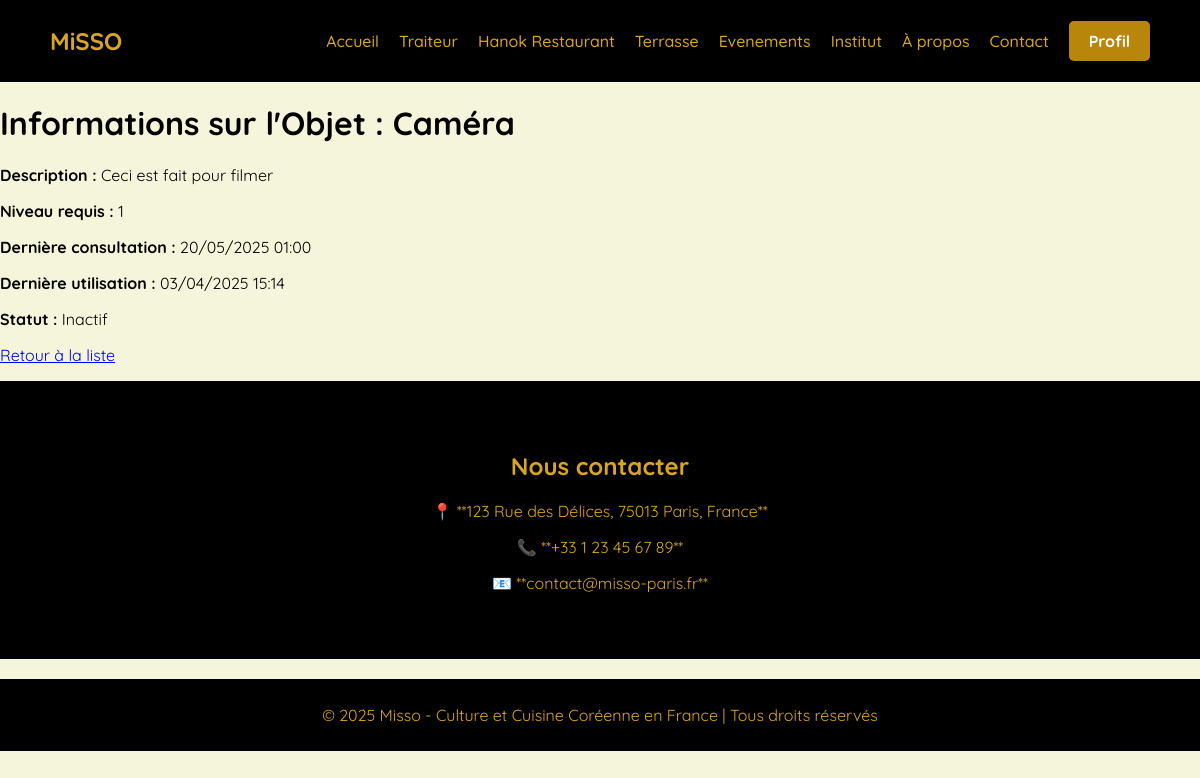
/objets_connectes/info/1/ (signed in), run on an earlier commit of the app's database.
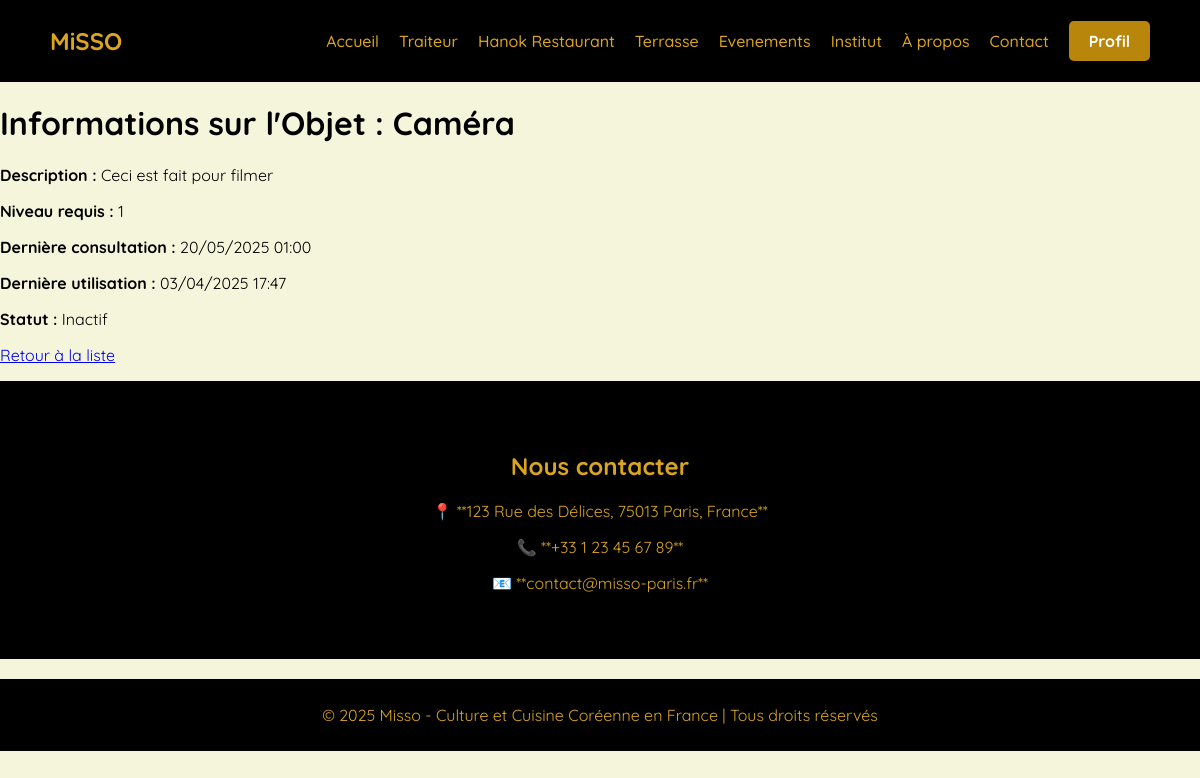
And on a later commit of the database.
### objets_connectes/models.py (models this page shows, shortened)
class ObjetConnecte(models.Model):
    id = models.AutoField(primary_key=True)
    nom = models.CharField(max_length=100)  # Nom de l'objet
    description = models.TextField(blank=True, null=True)  # Description de l'objet
    niveau_requis = models.PositiveIntegerField(default=1)  # Niveau requis pour modifier l'objet
    actif = models.BooleanField(default=False)  # Statut actif/inactif
    derniere_consultation = models.DateTimeField(blank=True, null=True)  # Dernière consultation
    derniere_utilisation = models.DateTimeField(blank=True, null=True)  # Dernière utilisation
    def consulter(self):
        self.derniere_consultation = now()
        self.save()

### objets_connectes/views.py (the view)
# urls.py: path("info/<int:objet_id>/", info_objet, name="info_objet"),  # Nouvelle route pour "Info"
@login_required
def info_objet(request, objet_id):
    objet = get_object_or_404(ObjetConnecte, id=objet_id)
    objet.consulter()  # Met à jour la date de dernière consultation
    return render(request, "objets_connectes/info_objet.html", {"objet": objet})

### objets_connectes/templates/objets_connectes/info_objet.html (shortened to what this page needs)
{%extends "objets_connectes/base.html"%}
{%block content%}
    <h1>Informations sur l'Objet : {{ objet.nom }}</h1>
    <p><strong>Description :</strong> {{ objet.description }}</p>
    <p><strong>Niveau requis :</strong> {{ objet.niveau_requis }}</p>
    <p><strong>Dernière consultation :</strong> {{ objet.derniere_consultation|date:"d/m/Y H:i" }}</p>
    <p><strong>Dernière utilisation :</strong> {{ objet.derniere_utilisation|date:"d/m/Y H:i" }}</p>
    <p><strong>Statut :</strong> {% if objet.actif %} Actif {% else %} Inactif {% endif %}</p>
    <a href="{% url 'liste_objets' %}">Retour à la liste</a>
{%endblock%}

What changed in the data, as far as the page shows it:
changed ObjetConnecte "Caméra": derniere_utilisation "03/04/2025 15:14" → "03/04/2025 17:47"
